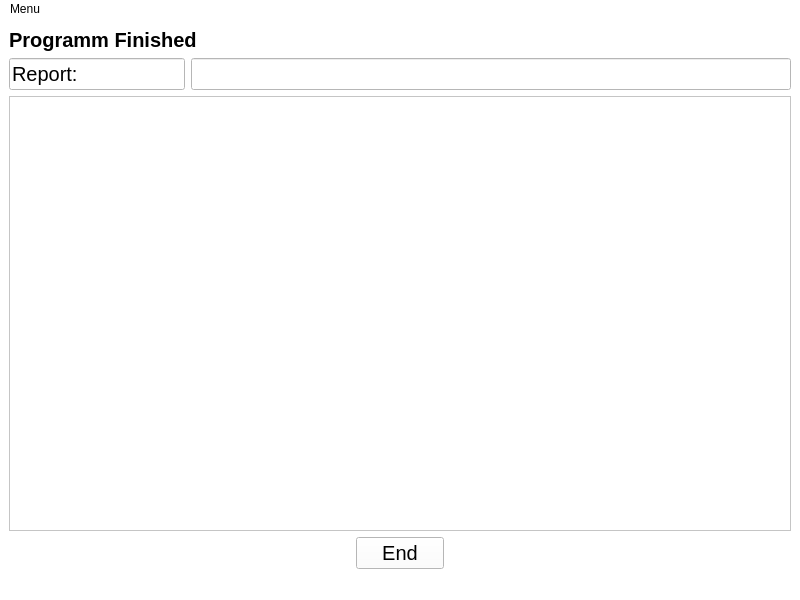
<?xml version="1.0" encoding="UTF-8"?>
<ui version="4.0">
 <class>MainWindow</class>
 <widget class="QMainWindow" name="MainWindow">
  <property name="geometry">
   <rect>
    <x>0</x>
    <y>0</y>
    <width>800</width>
    <height>600</height>
   </rect>
  </property>
  <property name="windowTitle">
   <string>Eneffco Diagram creator</string>
  </property>
  <property name="styleSheet">
   <string notr="true">
background-color: rgb(255, 255, 255);</string>
  </property>
  <widget class="QWidget" name="centralwidget">
   <layout class="QGridLayout" name="gridLayout">
    <item row="1" column="0">
     <layout class="QHBoxLayout" name="horizontalLayout">
      <item>
       <widget class="QLineEdit" name="lineEdit">
        <property name="sizePolicy">
         <sizepolicy hsizetype="Fixed" vsizetype="Fixed">
          <horstretch>0</horstretch>
          <verstretch>0</verstretch>
         </sizepolicy>
        </property>
        <property name="font">
         <font>
          <pointsize>15</pointsize>
         </font>
        </property>
        <property name="text">
         <string>Report:</string>
        </property>
        <property name="readOnly">
         <bool>true</bool>
        </property>
       </widget>
      </item>
      <item>
       <widget class="QLineEdit" name="report_name">
        <property name="sizePolicy">
         <sizepolicy hsizetype="Expanding" vsizetype="Fixed">
          <horstretch>0</horstretch>
          <verstretch>0</verstretch>
         </sizepolicy>
        </property>
        <property name="font">
         <font>
          <pointsize>15</pointsize>
         </font>
        </property>
        <property name="readOnly">
         <bool>true</bool>
        </property>
       </widget>
      </item>
     </layout>
    </item>
    <item row="6" column="0">
     <layout class="QHBoxLayout" name="horizontalLayout_2">
      <item>
       <spacer name="horizontalSpacer">
        <property name="orientation">
         <enum>Qt::Horizontal</enum>
        </property>
        <property name="sizeHint" stdset="0">
         <size>
          <width>40</width>
          <height>20</height>
         </size>
        </property>
       </spacer>
      </item>
      <item>
       <widget class="QPushButton" name="end_button">
        <property name="sizePolicy">
         <sizepolicy hsizetype="Minimum" vsizetype="Minimum">
          <horstretch>0</horstretch>
          <verstretch>0</verstretch>
         </sizepolicy>
        </property>
        <property name="font">
         <font>
          <pointsize>15</pointsize>
         </font>
        </property>
        <property name="text">
         <string>    End    </string>
        </property>
       </widget>
      </item>
      <item>
       <spacer name="horizontalSpacer_2">
        <property name="orientation">
         <enum>Qt::Horizontal</enum>
        </property>
        <property name="sizeHint" stdset="0">
         <size>
          <width>40</width>
          <height>20</height>
         </size>
        </property>
       </spacer>
      </item>
     </layout>
    </item>
    <item row="0" column="0">
     <widget class="QLabel" name="label">
      <property name="font">
       <font>
        <pointsize>15</pointsize>
        <weight>75</weight>
        <bold>true</bold>
       </font>
      </property>
      <property name="text">
       <string>Programm Finished</string>
      </property>
     </widget>
    </item>
    <item row="5" column="0">
     <widget class="QTextEdit" name="report_text"/>
    </item>
   </layout>
  </widget>
  <widget class="QMenuBar" name="menubar">
   <property name="geometry">
    <rect>
     <x>0</x>
     <y>0</y>
     <width>800</width>
     <height>21</height>
    </rect>
   </property>
   <widget class="QMenu" name="menuMenu">
    <property name="title">
     <string>Menu</string>
    </property>
    <addaction name="actionQuit"/>
   </widget>
   <addaction name="menuMenu"/>
  </widget>
  <widget class="QStatusBar" name="statusbar"/>
  <action name="actionQuit">
   <property name="text">
    <string>Quit</string>
   </property>
  </action>
 </widget>
 <resources/>
 <connections/>
</ui>
